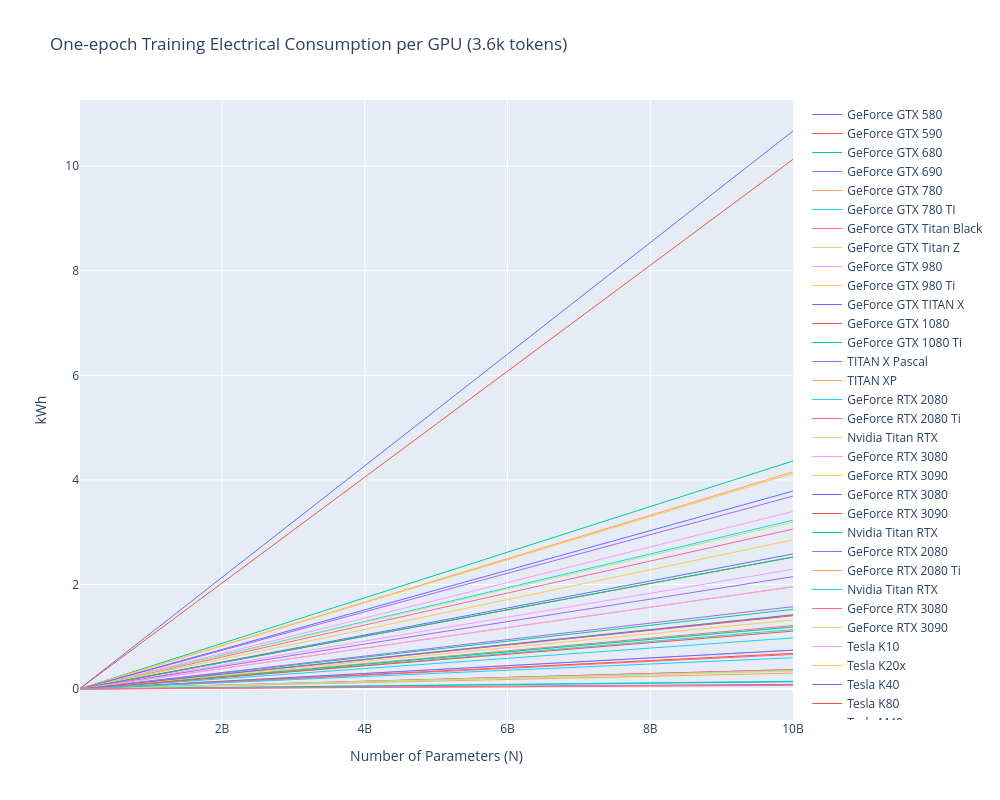

The cell this chart's notebook holds for it:
### Code cell
fig = go.Figure()
for i,gpu in enumerate(gpus['GPU'].values):
    fig.add_trace(go.Scatter(
        x=params, 
        y=kWh_T[:,i], 
        mode='lines',
        name=gpu,
        line=dict(width=1)
    ))

fig.update_layout(
    title="One-epoch Training Electrical Consumption per GPU (3.6k tokens)",
    xaxis_title="Number of Parameters (N)",
    yaxis_title="kWh",
    legend=dict(traceorder="grouped", orientation="v", x=1.02, y=1),
    width=1000,   
    height=800
)
fig.show()
